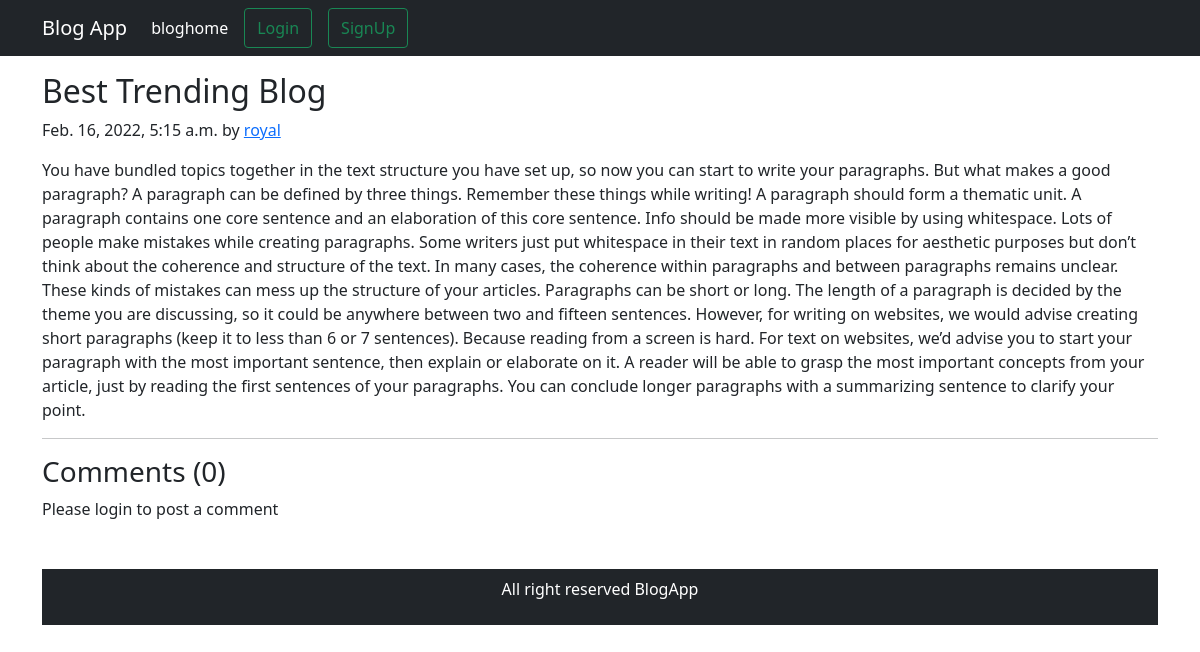
/best-post/, run on the app's committed database.
### src/models.py (models this page shows, shortened)
class Post(models.Model):
    sno=models.AutoField(primary_key=True)
    title=models.CharField(max_length=255)
    author=models.CharField(max_length=15)
    slug=models.CharField(max_length=130)
    timeStamp=models.DateTimeField(blank=True)
    content=models.TextField()

### src/views.py (the view)
# urls.py: path('<str:slug>/', views.blogpost, name="blogpost"),
def blogpost(request, slug):
    post=Post.objects.filter(slug=slug).first()
    comments= BlogComment.objects.filter(post=post, parent=None)
    replies= BlogComment.objects.filter(post=post).exclude(parent=None)
    replyDict={}
    for reply in replies:
        if reply.parent.sno not in replyDict.keys():
            replyDict[reply.parent.sno]=[reply]
        else:
            replyDict[reply.parent.sno].append(reply)
    context={'post':post, 'comments': comments, 'user': request.user, 'replyDict': replyDict}
    return render(request, "blogpost.html", context)

### src/templates/blogpost.html (shortened to what this page needs)
{% extends 'base.html' %}
{% block content %}
{% load humanize %}
{% load extras %}
<div class="container my-3">
        <h2 class="blog-post-title">{{post.title}}</h2>
        <p class="blog-post-meta">{{post.timeStamp}} by <a href="#">{{post.author}}</a></p>
        <p>{{post.content}}</p>
        <hr>
      </div>
      <div class="container">
        <h3>Comments ({{comments.count}})</h3>
        <div class="my-2">
          {% if user.is_authenticated %}
          <form action="/postComment" method="post">
            {% csrf_token %}
              <div class="form-group">
                  <label for="exampleInputEmail1">Post Comment </label>
                  <input type="text" class="form-control" name="comment" placeholder="Enter comment here">
              </div>
              <input type="hidden" name="postSno" value="{{post.sno}}">
              <input type="hidden" name="parentSno" value="">
              <button type="submit" class="btn btn-primary">Submit</button>
          </form>
          {% else %}
          Please login to post a comment
          {% endif %}
      </div>
      {% endblock content %}

### data on the page
Post: title "Best Trending Blog", timeStamp "Feb. 16, 2022, 5:15 a.m.", author "royal", content "You have bundled topics together in the text structure you have set up, so now you can start to write your paragraphs. But what makes a good paragraph? A paragraph can be defined by three things. Remember these things while writing! A paragraph should form a thematic unit. A paragraph contains one core sentence and an elaboration of this core sentence. Info should be made more visible by using whitespace. Lots of people make mistakes while creating paragraphs. Some writers just put whitespace in their text in random places for aesthetic purposes but don’t think about the coherence and structure of the text. In many cases, the coherence within paragraphs and between paragraphs remains…"

### other printed values
{{ comments.count }} "0"
